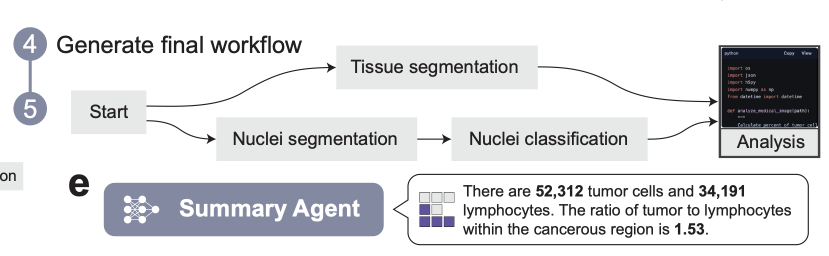
#> input picture NC_samples/huangzhi_sample1.png, 1658 x 512 px (shown at 1/2 size)
$ python annotator.py --image ../NC_samples/huangzhi_sample1.png
#> lines starting #> are read from the running program, lines starting #| are printed output that depends on the picture
#!/usr/bin/env python3
"""
2D 医学图像分割标注工具 — 人工 vs AI辅助时间效率对比实验
================================================================
功能:
  - 多边形轮廓模式 (默认): 点击描点 → Enter闭合 → 填充区域
    * 左键点击: 添加顶点 / 拖拽已有顶点
    * 右键点击: 删除最近顶点
    * Enter: 闭合多边形
    * Shift+点击: 在边上插入顶点
  - 画笔模式 (Tab切换): 涂抹添加/擦除区域
  - 两种子模式: 纯人工(空白) / AI辅助(加载预分割mask轮廓)
  - 撤销 Ctrl+Z / 重做 Ctrl+Y
  - 自动计时 + 操作次数统计
  - 日志自动保存为 CSV

依赖: pip install opencv-python numpy
"""

import cv2
import numpy as np
import time
import os
import sys
import csv
import argparse
from datetime import datetime
from collections import deque
from typing import Optional, List, Tuple
import math


# ============================================================
# 配置常量
# ============================================================
MAX_UNDO_STEPS = 200
DEFAULT_BRUSH_SIZE = 3
BRUSH_MIN, BRUSH_MAX = 1, 50
MASK_ALPHA = 0.45
MASK_COLOR = (0, 0, 255)          # mask 区域红色 (BGR)
GT_COLOR = (255, 0, 0)            # GT mask 蓝色 (BGR)
CONTOUR_COLOR = (0, 255, 0)       # 多边形轮廓绿色
VERTEX_COLOR = (0, 255, 255)      # 顶点黄色
SELECTED_COLOR = (0, 165, 255)    # 选中顶点橙色
VERTEX_RADIUS = 5
SELECTED_RADIUS = 7
SNAP_RADIUS = 8                   # 点击捕捉顶点距离

# 状态栏配置
BAR_HEIGHT = 130
BAR_LINE_SPACING = 25
BAR_FONT = cv2.FONT_HERSHEY_SIMPLEX
BAR_FONT_SCALE = 0.45
BAR_FONT_THICKNESS = 1
BAR_BG = (40, 40, 40)
BAR_FG = (210, 210, 210)

# 轮廓简化参数
CONTOUR_EPSILON = 0.003           # approxPolyDP 精度 (相对周长)
MAX_CONTOUR_VERTICES = 30         # 从mask提取的最多顶点数


# ============================================================
# 主类
# ============================================================

class MaskAnnotator:
    """
    2D 分割标注器

    多边形轮廓模式 (默认):
      左键点击空白处 → 添加顶点
      左键拖拽顶点   → 移动顶点
      右键点击顶点   → 删除顶点
      Shift+点击边   → 插入顶点
      Enter          → 闭合多边形并填充

    画笔模式 (Tab 切换):
      左键拖拽 → 涂抹添加
      右键拖拽 → 擦除

    全局:
      Ctrl+Z / Ctrl+Y → 撤销/重做
      空格 → 暂停/恢复计时
      S / Enter → 保存并完成
    """

    def __init__(
        self,
        image_path: str,
        mask_path: Optional[str] = None,
        gt_path: Optional[str] = None,
        window_name: str = "Segmentation Annotator",
        brush_size: int = DEFAULT_BRUSH_SIZE,
        mask_alpha: float = MASK_ALPHA,
    ):
        # ---- 加载图像 ----
#> called with image_path = '../NC_samples/huangzhi_sample1.png', window_name = 'Segmentation Annotator', brush_size = 3, mask_alpha = 0.45
        if not os.path.exists(image_path):
            raise FileNotFoundError(f"图像不存在: {image_path}")
        self.img = cv2.imread(image_path)
#> self.img is the input picture: shape (512, 1658, 3); mean B, G, R 225.7, 223.7, 223.2
        if self.img is None:
            raise ValueError(f"无法读取图像: {image_path}")
        self.orig_h, self.orig_w = self.img.shape[:2]
#|   Size:  1658 x 512
        self.image_name = os.path.basename(image_path)

        # ---- GT mask (只读参考) ----
        self.gt_mask: Optional[np.ndarray] = None
        self.has_gt = False
        if gt_path and os.path.exists(gt_path):
            raw = cv2.imread(gt_path, cv2.IMREAD_GRAYSCALE)
            if raw is not None:
                if raw.shape[:2] != (self.orig_h, self.orig_w):
                    raw = cv2.resize(raw, (self.orig_w, self.orig_h))
                self.gt_mask = ((raw > 128).astype(np.uint8)) * 255
                self.has_gt = True

        # ---- 模式 ----
        self.annotation_mode = "manual"     # "manual" | "assisted"
        self.input_mode = "polygon"          # "polygon" | "brush"
        self.mask_path_input = mask_path

        # ---- 加载/初始化 mask ----
        if mask_path and os.path.exists(mask_path):
            self.annotation_mode = "assisted"
            raw = cv2.imread(mask_path, cv2.IMREAD_GRAYSCALE)
            if raw is None:
                self._init_blank_mask()
            else:
                if raw.shape[:2] != (self.orig_h, self.orig_w):
                    raw = cv2.resize(raw, (self.orig_w, self.orig_h))
                self.mask = ((raw > 128).astype(np.uint8)) * 255
        else:
            self._init_blank_mask()

        # ---- 多边形态 ----
        self.vertices: List[Tuple[int, int]] = []   # 当前多边形顶点列表
        self.selected_idx: int = -1                  # 被拖拽的顶点索引
        self.hover_idx: int = -1                     # 鼠标下方的顶点
        self.polygon_closed: bool = False             # 多边形是否已闭合
        self.vertex_drags: int = 0
        self.vertex_adds: int = 0
        self.vertex_deletes: int = 0
        self.polygon_closes: int = 0

        # 从预分割 mask 提取初始轮廓 (assisted 模式)
        if self.annotation_mode == "assisted":
            self._extract_contour_from_mask()

        # ---- 画笔状态 ----
        self.drawing = False
        self.erasing = False
        self.brush_size = brush_size
        self.mask_alpha = mask_alpha
        self.brush_strokes: int = 0
        self.eraser_strokes: int = 0
        self.brush_pixels: int = 0
        self.eraser_pixels: int = 0

        # ---- 撤销/重做 ----
        # 每个状态存储 (mask_copy, vertices_copy, polygon_closed)
        self.undo_stack: deque = deque(maxlen=MAX_UNDO_STEPS)
        self.redo_stack: deque = deque(maxlen=MAX_UNDO_STEPS)
        self._push_undo()
        self.undo_count: int = 0
        self.redo_count: int = 0

        # ---- 计时 ----
        self.t_start: float = 0.0
        self.t_paused_total: float = 0.0
        self.t_pause_start: float = 0.0
        self.is_paused: bool = False
        self.timer_running: bool = False

        self.saved = False

        # ---- 窗口 ----
        self.window_name = window_name
        cv2.namedWindow(window_name, cv2.WINDOW_NORMAL | cv2.WINDOW_KEEPRATIO)
        if self.has_gt:
            # 左右并排: 显示宽度翻倍
            win_w = self.orig_w * 2
            win_h = self.orig_h + BAR_HEIGHT
            if win_h > 900:
                scale = 900 / win_h
                win_w = int(win_w * scale)
                win_h = 900
            cv2.resizeWindow(window_name, win_w, win_h)
        elif self.orig_h > 800:
            cv2.resizeWindow(window_name, int(self.orig_w * 0.7), int(self.orig_h * 0.7))
        else:
            cv2.resizeWindow(window_name, self.orig_w, self.orig_h + BAR_HEIGHT)
        cv2.setMouseCallback(window_name, self._on_mouse)

    # ===================== 初始化辅助 =====================

    def _init_blank_mask(self):
        self.annotation_mode = "manual"
        self.mask = np.zeros((self.orig_h, self.orig_w), dtype=np.uint8)

    # [31 lines left out: functions _extract_contour_from_mask, _fill_polygon, not called in this run]

    # ===================== 撤销/重做 =====================

    def _get_state(self) -> tuple:
        """获取当前状态的快照"""
        return (self.mask.copy(), list(self.vertices), self.polygon_closed)

    # [6 lines left out: function _restore_state, not called in this run]

    def _push_undo(self):
        state = self._get_state()
        if self.undo_stack:
            prev = self.undo_stack[-1]
            # 比较 mask 和 vertices
            if np.array_equal(prev[0], state[0]) and prev[1] == state[1]:
                return
        self.undo_stack.append(state)
        self.redo_stack.clear()

    # [163 lines left out: functions undo, redo, _on_mouse, _find_nearest_vertex, _find_nearest_edge, _point_to_segment_dist and 3 more, not called in this run]

    # ===================== 计时 =====================

    def _start_timer(self):
        if not self.timer_running:
            self.t_start = time.time()
            self.t_paused_total = 0.0
            self.timer_running = True
            self.is_paused = False

    # [9 lines left out: functions _pause_timer, _resume_timer, not called in this run]

    def _elapsed(self) -> float:
        if not self.timer_running:
            return 0.0
        if self.is_paused:
            return time.time() - self.t_start - self.t_paused_total - (time.time() - self.t_pause_start)
        return time.time() - self.t_start - self.t_paused_total

    # ===================== 显示 =====================

    def _render(self) -> np.ndarray:
        """渲染图像 + mask + 多边形叠加 (有 GT 时左右并排)"""
        # 左半边: 工作区 (标注 mask + 顶点)
        left = self._render_pane(self.mask, MASK_COLOR, show_vertices=True)
        # 左半边标题
        cv2.putText(left, "YOURS", (8, 20),
                    BAR_FONT, 0.5, (255, 255, 255), 1, cv2.LINE_AA)

        if self.has_gt:
            # 右半边: GT 参考 (GT mask, 蓝色, 不显示顶点)
            right = self._render_pane(self.gt_mask, GT_COLOR, show_vertices=False)
            cv2.putText(right, "GT", (8, 20),
                        BAR_FONT, 0.5, (255, 255, 255), 1, cv2.LINE_AA)
            # 中间分隔线
            cv2.line(left, (self.orig_w - 1, 0), (self.orig_w - 1, self.orig_h - 1), (255, 255, 255), 1)
            display = np.hstack([left, right])
        else:
            display = left

        return display

    def _render_pane(self, mask: np.ndarray, color: tuple, show_vertices: bool) -> np.ndarray:
        """渲染单个面板: 原图 + mask 叠加 + 可选多边形顶点"""
        overlay = self.img.copy()
        overlay[mask > 0] = color
        pane = cv2.addWeighted(self.img, 1 - self.mask_alpha, overlay, self.mask_alpha, 0)

        if show_vertices and self.input_mode == "polygon" and self.vertices:
            pts = np.array(self.vertices, dtype=np.int32).reshape((-1, 1, 2))
            if self.polygon_closed:
                cv2.polylines(pane, [pts], True, CONTOUR_COLOR, 2)
            elif len(self.vertices) >= 2:
                cv2.polylines(pane, [pts], False, CONTOUR_COLOR, 2)
            for i, (vx, vy) in enumerate(self.vertices):
                vc = SELECTED_COLOR if i == self.selected_idx else VERTEX_COLOR
                vr = SELECTED_RADIUS if i == self.selected_idx else VERTEX_RADIUS
                cv2.circle(pane, (vx, vy), vr, vc, -1)
                cv2.circle(pane, (vx, vy), vr, (0, 0, 0), 1)
            if self.hover_idx >= 0 and self.hover_idx != self.selected_idx:
                vx, vy = self.vertices[self.hover_idx]
                cv2.circle(pane, (vx, vy), VERTEX_RADIUS + 2, (255, 255, 255), 2)

        return pane

    def _status_text(self) -> List[str]:
        """状态栏信息"""
        elapsed = self._elapsed()
        mins, secs = divmod(int(elapsed), 60)
        mode_str = "AI-Assisted" if self.annotation_mode == "assisted" else "Pure Manual"
        input_str = "Polygon" if self.input_mode == "polygon" else "Brush"
        tags = []
        if self.is_paused:
            tags.append("PAUSED")
        if self.input_mode == "polygon" and self.polygon_closed:
            tags.append("CLOSED")
        tag_str = " [" + " | ".join(tags) + "]" if tags else ""

        lines = [
            f"Image: {self.image_name}",
            f"Mode: {mode_str} | Input: {input_str}{tag_str}",
            f"Time: {mins:02d}:{secs:02d}",
        ]

        if self.input_mode == "polygon":
            lines.append(
                f"Verts: {len(self.vertices)} | +{self.vertex_adds} / -{self.vertex_deletes}"
                f" / ~{self.vertex_drags} | Undo: {self.undo_count}"
            )
        else:
            lines.append(
                f"Brush: {self.brush_size} | +{self.brush_strokes} / -{self.eraser_strokes}"
                f" | Undo: {self.undo_count}"
            )

        lines.append(f"Mask: {int((self.mask > 0).sum())} px")
        return lines

    def _draw_status_bar(self, display: np.ndarray) -> np.ndarray:
        bw = display.shape[1]
        bar = np.zeros((BAR_HEIGHT, bw, 3), dtype=np.uint8)
        bar[:] = BAR_BG

        lines = self._status_text()
#> lines = ['Image: huangzhi_sample1.png', 'Mode: Pure Manual | Input: Polygon', 'Time: 00:00', 'Verts: 0 | +0 / -0 / ~0 | Undo: 0', 'Mask: 0 px']
        for i, line in enumerate(lines):
            y = int(18 + i * BAR_LINE_SPACING)
            cv2.putText(bar, line, (12, y),
                        BAR_FONT, BAR_FONT_SCALE, BAR_FG, BAR_FONT_THICKNESS,
                        cv2.LINE_AA)
#> this loop made 5 passes
#> (line, y) on passes 1 to 4: ('Image: huangzhi_sample1.png', 18), ('Mode: Pure Manual | Input: Polygon', 43), ('Time: 00:00', 68), ('Verts: 0 | +0 / -0 / ~0 | Undo: 0', 93)
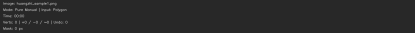
#> bar: shape (130, 1658, 3) (shown at 1/4 size); min 40, max 210, mean 41.8

        # 图例 (右下角)
        if self.has_gt:
            lx = bw - 335
        else:
            lx = bw - 290
        ly = BAR_HEIGHT - 30
        cv2.line(bar, (lx, ly), (lx + 32, ly), CONTOUR_COLOR, 2)
        cv2.putText(bar, "contour", (lx + 38, ly + 5),
                    BAR_FONT, 0.35, BAR_FG, 1, cv2.LINE_AA)
        cv2.circle(bar, (lx + 118, ly), 4, VERTEX_COLOR, -1)
        cv2.putText(bar, "vertex", (lx + 128, ly + 5),
                    BAR_FONT, 0.35, BAR_FG, 1, cv2.LINE_AA)
        cv2.rectangle(bar, (lx + 188, ly - 6), (lx + 206, ly + 6), MASK_COLOR, -1)
        cv2.putText(bar, "mask", (lx + 212, ly + 5),
                    BAR_FONT, 0.35, BAR_FG, 1, cv2.LINE_AA)
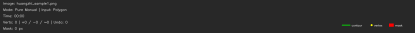
#> bar: shape (130, 1658, 3) (shown at 1/4 size); mean of channels 0, 1, 2 42, 42.1, 42.3; drawn as B, G, R
        if self.has_gt:
            cv2.rectangle(bar, (lx + 255, ly - 6), (lx + 273, ly + 6), GT_COLOR, -1)
            cv2.putText(bar, "GT", (lx + 279, ly + 5),
                        BAR_FONT, 0.35, BAR_FG, 1, cv2.LINE_AA)

        return np.vstack([display, bar])
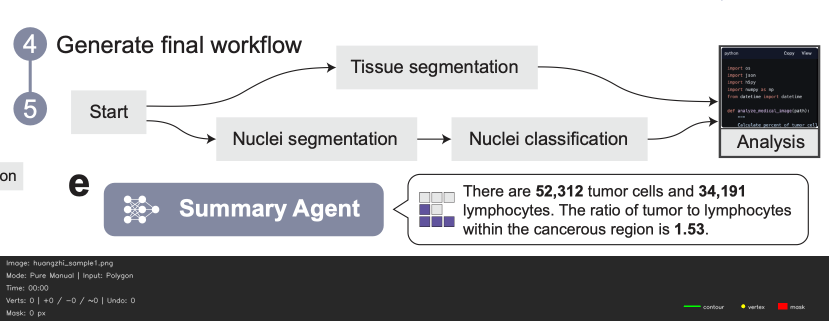
#> returned value: shape (642, 1658, 3) (shown at 1/2 size); mean of channels 0, 1, 2 188.5, 186.9, 186.6; drawn as B, G, R

    # ===================== 主循环 =====================

    def run(self, output_mask_path: Optional[str] = None) -> dict:
        """启动标注主循环"""
        self._print_help()
        self._start_timer()

        while True:
            display = self._render()

            # 多边形模式: 绘制虚线到鼠标位置
            if self.input_mode == "polygon" and self.vertices and not self.polygon_closed:
                # 获取鼠标位置（通过 cv2.getWindowImageRect 做不到，用最后一帧的已知位置）
                pass  # draw_line_to_cursor 需要 setMouseCallback 配合，这里跳过虚线

            display = self._draw_status_bar(display)
            cv2.imshow(self.window_name, display)

            raw_key = cv2.waitKeyEx(10)
#> (key q is pressed here)
#> raw_key = 113
            key = raw_key & 0xFF
#> key = 113

            # ==== 通用键 ====

            # 数字键: 笔刷大小
            if ord('1') <= key <= ord('9'):
                self.brush_size = min(BRUSH_MAX, key - ord('0'))
            elif key == ord('0'):
                self.brush_size = 10

            # +/-: 笔刷微调
            elif key == ord('+') or key == ord('='):
                self.brush_size = min(BRUSH_MAX, self.brush_size + 1)
            elif key == ord('-') or key == ord('_'):
                self.brush_size = max(BRUSH_MIN, self.brush_size - 1)

            # [ ]: 透明度
            elif key == ord('['):
                self.mask_alpha = max(0.1, self.mask_alpha - 0.1)
            elif key == ord(']'):
                self.mask_alpha = min(1.0, self.mask_alpha + 0.1)

            # Tab: 切换输入模式
            elif key == 9:
                self.input_mode = "brush" if self.input_mode == "polygon" else "polygon"
                if self.input_mode == "brush" and not self.polygon_closed and self.vertices:
                    # 切换到画笔时, 先闭合当前多边形
                    self._push_undo()
                    self._fill_polygon()
                    self.polygon_closed = True
                    self.polygon_closes += 1
                print(f"[INFO] Switched to {self.input_mode} mode")

            # Ctrl+Z: 撤销
            elif key in (26,):
                self.undo()

            # Ctrl+Y: 重做
            elif key in (25,):
                self.redo()

            # 空格: 暂停
            elif key == ord(' '):
                if self.is_paused:
                    self._resume_timer()
                else:
                    self._pause_timer()

            # Enter: 闭合多边形 (仅多边形模式)
            elif key == 13:
                if self.input_mode == "polygon" and not self.polygon_closed and len(self.vertices) >= 3:
                    self._push_undo()
                    self._fill_polygon()
                    self.polygon_closed = True
                    self.polygon_closes += 1
                else:
                    # 画笔模式或已闭合 → 保存退出
                    self.saved = True
                    break

            # s: 保存并退出
            elif key == ord('s'):
                # 如果多边形未闭合, 尝试闭合
                if self.input_mode == "polygon" and not self.polygon_closed and len(self.vertices) >= 3:
                    self._push_undo()
                    self._fill_polygon()
                    self.polygon_closed = True
                    self.polygon_closes += 1
                self.saved = True
                break

            # q / Esc: 退出不保存
            elif key == ord('q') or key == 27:
                self.saved = False
                break

            # r: 重置
            elif key == ord('r'):
                self._push_undo()
                if self.annotation_mode == "assisted" and self.mask_path_input:
                    raw = cv2.imread(self.mask_path_input, cv2.IMREAD_GRAYSCALE)
                    if raw is not None:
                        if raw.shape[:2] != (self.orig_h, self.orig_w):
                            raw = cv2.resize(raw, (self.orig_w, self.orig_h))
                        self.mask = ((raw > 128).astype(np.uint8)) * 255
                        self._extract_contour_from_mask()
                else:
                    self.mask = np.zeros((self.orig_h, self.orig_w), dtype=np.uint8)
                    self.vertices = []
                    self.polygon_closed = False
                self.vertex_adds = 0
                self.vertex_deletes = 0
                self.vertex_drags = 0
                self.polygon_closes = 0

        cv2.destroyAllWindows()
        elapsed = self._elapsed()

        # 保存 mask
        if self.saved:
            if output_mask_path is None:
                base, _ = os.path.splitext(self.image_name)
                output_mask_path = f"{base}_corrected_mask.png"
            cv2.imwrite(output_mask_path, self.mask)
            print(f"[SAVED] {output_mask_path}")

        # 构建结果
        result = {
            "image_name": self.image_name,
            "mode": self.annotation_mode,
            "input_mode": self.input_mode,
            "time_seconds": round(elapsed, 1),
            "brush_strokes": self.brush_strokes,
            "eraser_strokes": self.eraser_strokes,
            "total_strokes": self.brush_strokes + self.eraser_strokes,
            "undo_count": self.undo_count,
            "redo_count": self.redo_count,
            "brush_pixels": self.brush_pixels,
            "eraser_pixels": self.eraser_pixels,
            "vertex_adds": self.vertex_adds,
            "vertex_deletes": self.vertex_deletes,
            "vertex_drags": self.vertex_drags,
            "polygon_closes": self.polygon_closes,
            "final_vertex_count": len(self.vertices),
            "mask_pixel_count": int((self.mask > 0).sum()),
            "saved": self.saved,
            "finished": True,
        }
        return result

    def _print_help(self):
        mode_label = "AI辅助 (预分割轮廓已加载)" if self.annotation_mode == "assisted" else "纯人工 (空白, 从零开始)"
        print("=" * 58)
        print(f"  Image: {self.image_name}")
        print(f"  Mode:  {mode_label}")
        print(f"  Size:  {self.orig_w} x {self.orig_h}")
        print(f"  Input: 多边形轮廓 (默认)")
        print("-" * 58)
        print("  === 多边形模式 (默认) ===")
        print("  左键点击        = 添加顶点")
        print("  左键拖拽顶点    = 移动顶点")
        print("  右键点击顶点    = 删除顶点")
        print("  Shift+点击边    = 插入顶点")
        print("  Enter           = 闭合多边形并填充")
        print("  === 画笔模式 (Tab 切换) ===")
        print("  左键拖拽        = 涂抹添加区域")
        print("  右键拖拽        = 擦除区域")
        print("  === 全局 ===")
        print("  Tab             = 切换多边形/画笔模式")
        print("  Ctrl+Z / Ctrl+Y = 撤销 / 重做")
        print("  1-9             = 笔刷大小")
        print("  +/-             = 微调笔刷")
        print("  [ ]             = 调整透明度")
        print("  R               = 重置")
        print("  空格            = 暂停/恢复计时")
        print("  S / Enter(闭合) = 保存并完成")
        print("  Q / Esc         = 退出 (不保存)")
        print("=" * 58)


# ============================================================
# CLI
# ============================================================

def main():
    parser = argparse.ArgumentParser(
        description="2D 医学图像分割标注工具 — 多边形轮廓 + 画笔模式"
    )
    parser.add_argument("--image", required=True,
                        help="原始图像路径")
    parser.add_argument("--mask", default=None,
                        help="预分割 mask 路径 (不提供则为纯人工模式)")
    parser.add_argument("--gt", default=None,
                        help="GT mask 路径 (右侧参考显示, 只读)")
    parser.add_argument("--output-mask", default=None,
                        help="修正后 mask 保存路径")
    parser.add_argument("--output-log", default=None,
                        help="日志 CSV 路径 (追加写入)")
    parser.add_argument("--brush-size", type=int, default=DEFAULT_BRUSH_SIZE,
                        help=f"笔刷大小 (默认 {DEFAULT_BRUSH_SIZE})")
    parser.add_argument("--annotator", default="unknown",
                        help="标注者 ID")

    args = parser.parse_args()

    editor = MaskAnnotator(
        image_path=args.image,
        mask_path=args.mask,
        gt_path=args.gt,
        brush_size=args.brush_size,
    )
    result = editor.run(output_mask_path=args.output_mask)
#> result = 19 items

    result["annotator"] = args.annotator
    result["timestamp"] = datetime.now().isoformat()
    result["image_path"] = os.path.abspath(args.image)
    result["mask_path_input"] = os.path.abspath(args.mask) if args.mask else ""

    print("\n" + "=" * 58)
    print("  ANNOTATION RESULT")
    print("-" * 58)
    print(f"  Mode:         {result['mode']}")
#|   Mode:         manual
    print(f"  Input:        {result['input_mode']}")
#|   Input:        polygon
    print(f"  Time:         {result['time_seconds']:.1f}s")
#|   Time:         0.1s
    if result["vertex_adds"] > 0 or result["vertex_drags"] > 0:
        print(f"  Vertices:     +{result['vertex_adds']} / -{result['vertex_deletes']} / ~{result['vertex_drags']}")
        print(f"  Final verts:  {result['final_vertex_count']}")
    if result["brush_strokes"] > 0:
        print(f"  Brush:        +{result['brush_strokes']} / -{result['eraser_strokes']}")
    print(f"  Undo:         {result['undo_count']}")
#|   Undo:         0
    print(f"  Mask pixels:  {result['mask_pixel_count']}")
#|   Mask pixels:  0
    print(f"  Saved:        {result['saved']}")
#|   Saved:        False
    print("=" * 58)

    log_path = args.output_log or "segmentation_timing_log.csv"
    _write_log_csv(log_path, result)


def _write_log_csv(logpath: str, result: dict):
    fieldnames = [
        "timestamp", "annotator", "image_name", "image_path",
        "mode", "input_mode", "mask_path_input",
        "time_seconds", "brush_strokes", "eraser_strokes", "total_strokes",
        "undo_count", "redo_count",
        "brush_pixels", "eraser_pixels",
        "vertex_adds", "vertex_deletes", "vertex_drags", "polygon_closes",
        "final_vertex_count", "mask_pixel_count",
        "saved", "finished",
    ]
    file_exists = os.path.exists(logpath)
    with open(logpath, "a", newline="") as f:
        writer = csv.DictWriter(f, fieldnames=fieldnames)
        if not file_exists:
            writer.writeheader()
        writer.writerow({k: result.get(k, "") for k in fieldnames})
    print(f"[LOG] {logpath}")


if __name__ == "__main__":
    main()
